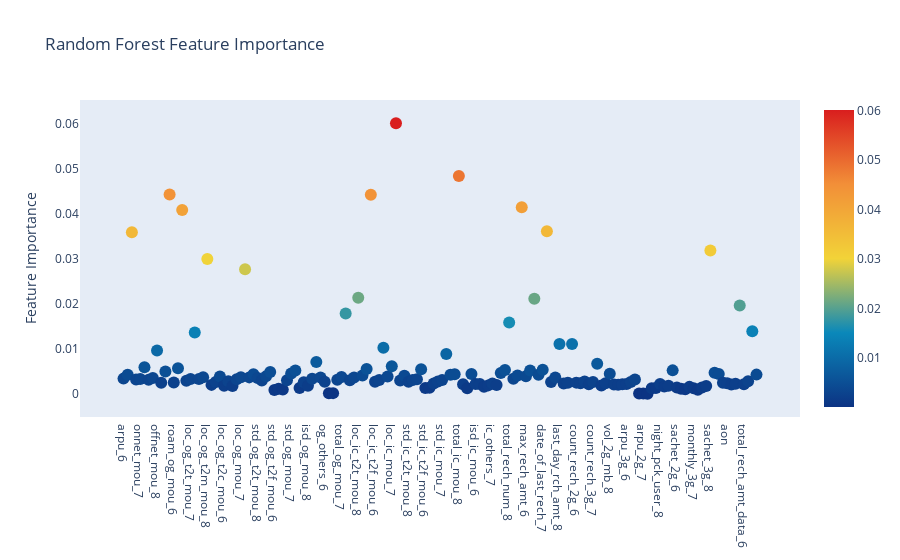

The notebook cell this image was saved under:
### Code cell
# Scatter plot 
trace = go.Scatter(
    y = rf_random_search_best.feature_importances_,
    x = telecom_data.columns.values,
    mode='markers',
    marker=dict(
        sizemode = 'diameter',
        sizeref = 1.3,
        size = 12,
        color = rf_random_search_best.feature_importances_,
        colorscale='Portland',
        showscale=True
    ),
    text = telecom_data.columns.values
)
data = [trace]

layout= go.Layout(
    autosize= True,
    title= 'Random Forest Feature Importance',
    hovermode= 'closest',
     xaxis= dict(
         ticklen= 5,
         showgrid=False,
        zeroline=False,
        showline=False
     ),
    yaxis=dict(
        title= 'Feature Importance',
        showgrid=False,
        zeroline=False,
        ticklen= 5,
        gridwidth= 2
    ),
    showlegend= False
)
fig = go.Figure(data=data, layout=layout)
py.iplot(fig,filename='scatter')

### Figure 1 — Plotly figure (JSON) as saved in the notebook; plotly's stock layout.template omitted (floating-point values rounded to 4 significant figures; data arrays with more than 128 entries replaced by an {"elided": "..."} marker saying what was removed)
{"data": [{"marker": {"color": {"elided": "152 float values"}, "colorscale": [[0, "rgb(12,51,131)"], [0.25, "rgb(10,136,186)"], [0.5, "rgb(242,211,56)"], [0.75, "rgb(242,143,56)"], [1, "rgb(217,30,30)"]], "showscale": true, "size": 12, "sizemode": "diameter", "sizeref": 1.3}, "mode": "markers", "text": {"elided": "166 str values"}, "type": "scatter", "x": {"elided": "166 str values"}, "y": {"elided": "152 float values"}}], "layout": {"autosize": true, "hovermode": "closest", "showlegend": false, "title": {"text": "Random Forest Feature Importance"}, "xaxis": {"showgrid": false, "showline": false, "ticklen": 5, "zeroline": false}, "yaxis": {"gridwidth": 2, "showgrid": false, "ticklen": 5, "title": {"text": "Feature Importance"}, "zeroline": false}}}
